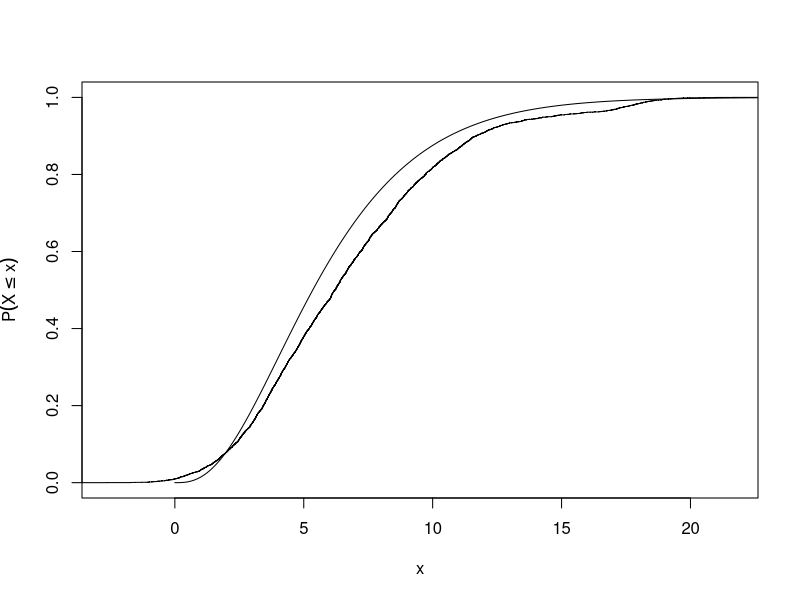

Write the R code that produced this figure.
ecdf <- function(x,h=1) {
  ## function to plot empirical cdf of sample x
  noise <- rnorm(100*length(x), 0, 1)
  x <- noise + x
  print(x)
  
  n <- length(x)
  p <- 1:n/n ## create cumulative probability vector
  xs <- sort(x) ## sort the x values
  ## plot the x, p points
  p1 <- x1 <- rep(NA,3*n+2) ## create p1 and x1 with NAs everywhere
  p1[(1:n)*3+2] <- p1[(1:n)*3+1] <- p ## fill in the step heights(5,8,11,...)
  x1[1:n*3+1] <- xs ## step start
  x1[1:n*3+2] <- c(xs[-1],2*xs[n]-xs[1]) ## step ends
  p1[1:2] <- 0 ## initial prob is zero
  x1[1:2] <- c(2*xs[1]-xs[n],xs[1]) ## x co-ords for zero prob
  
  #print(x1)
  #print(p1)
  plot(xs,p,pch=".",cex=.5,xlab="x",ylab=expression(P(X<=x)))
  lines(x1,p1)
} ## ecdf

## test it
set.seed(8);
x1 <- rgamma(50,shape=3,scale=2) ## test data
ecdf(x1)
x0 <- seq(0,25,length=200)
lines(x0,pgamma(x0,shape=3,scale=2))
